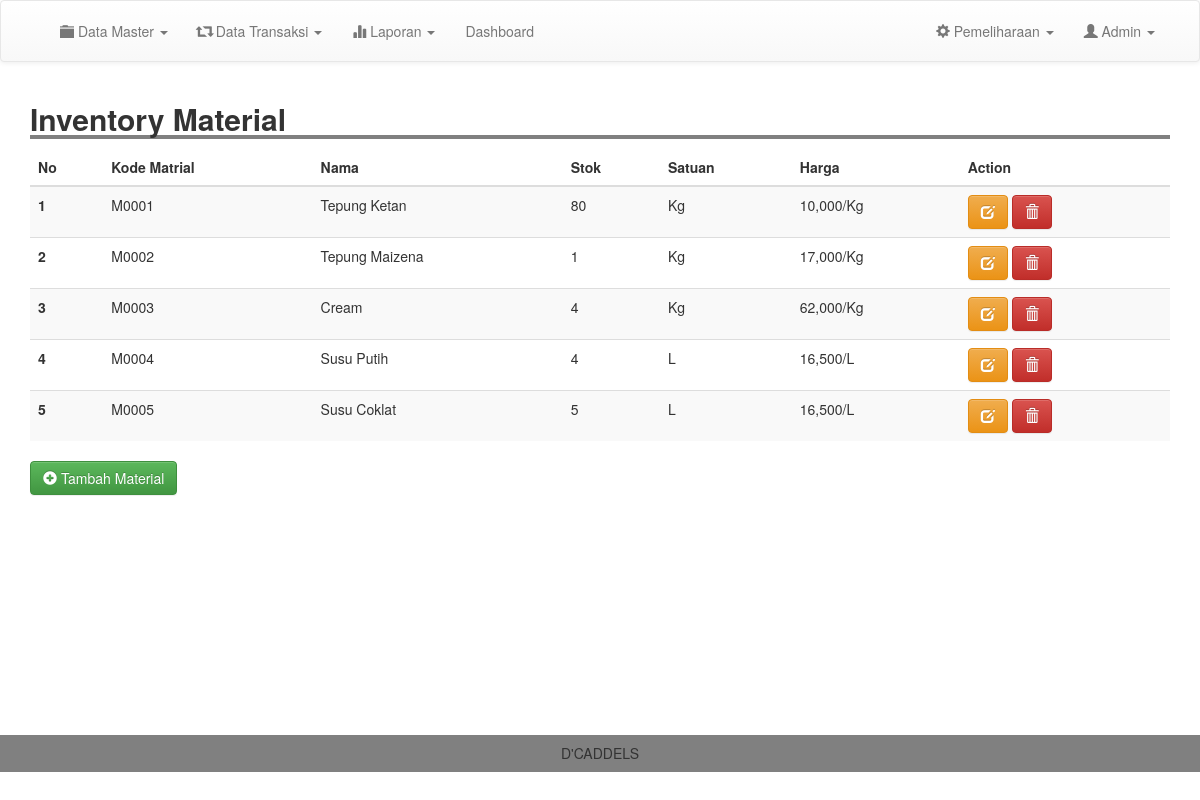
Page /admin/inventory.php (signed in) on the committed database.
### tables this page shows
CREATE TABLE `inventory` (
  `kode_bk` varchar(100) NOT NULL,
  `nama` varchar(200) NOT NULL,
  `qty` varchar(200) NOT NULL,
  `satuan` varchar(200) NOT NULL,
  `harga` int(11) NOT NULL,
  `tanggal` date NOT NULL
);

### admin/inventory.php (the view, shortened to what this page needs)
<?php
include 'header.php';
?>
<div class="container">
	<h2 style=" width: 100%; border-bottom: 4px solid gray"><b>Inventory Material</b></h2>
	<table class="table table-striped">
		<thead>
			<tr>
				<th scope="col">No</th>
				<th scope="col">Kode Matrial</th>
				<th scope="col">Nama</th>
				<th scope="col">Stok</th>
				<th scope="col">Satuan</th>
				<th scope="col">Harga</th>
				<th scope="col">Action</th>
			</tr>
		</thead>
		<tbody>
			<?php
			$result = mysqli_query($conn, "SELECT * FROM inventory order by kode_bk asc");
			$no =1;
			while ($row = mysqli_fetch_assoc($result)) {
				?>
				<tr>
					<th scope="row"><?php echo $no; ?></th>
					<td><?= $row['kode_bk'];  ?></td>
					<td><?= $row['nama'];  ?></td>
					<td><?= $row['qty'];  ?></td>
					<td><?= $row['satuan'];  ?></td>
					<td><?php  echo "".number_format($row['harga'])."/".$row['satuan'];  ?></td>
					<td><a href="edit_inventory.php?kode=<?php echo $row['kode_bk']; ?>" class="btn btn-warning"><i class="glyphicon glyphicon-edit"></i> </a> <a href="inventory.php?kode=<?php echo $row['kode_bk'];?>&page=del" class="btn btn-danger" onclick="return confirm('Yakin Ingin Menghapus Data ?')"><i class="glyphicon glyphicon-trash"></i> </a></td>
				</tr>
				<?php
				$no++;
			}
			?>
		</tbody>
	</table>
	<a href="tm_inventory.php" class="btn btn-success"><i class="glyphicon glyphicon-plus-sign"></i> Tambah Material</a>
</div>
<br>
<br>
<br>
<br>
<br>
<br>
<br>
<br>
<br>
<br>
<br>
<br>
<?php
include 'footer.php';
?>

### css/style.css (style rules this page uses)
body { margin:0; padding: 0; }

### rows in the picture
inventory: kode_bk "M0001", nama "Tepung Ketan", qty "80", satuan "Kg", harga "10,000"
inventory: kode_bk "M0002", nama "Tepung Maizena", qty "1", satuan "Kg", harga "17,000"
inventory: kode_bk "M0003", nama "Cream", qty "4", satuan "Kg", harga "62,000"
inventory: kode_bk "M0004", nama "Susu Putih", qty "4", satuan "L", harga "16,500"
inventory: kode_bk "M0005", nama "Susu Coklat", qty "5", satuan "L", harga "16,500"
